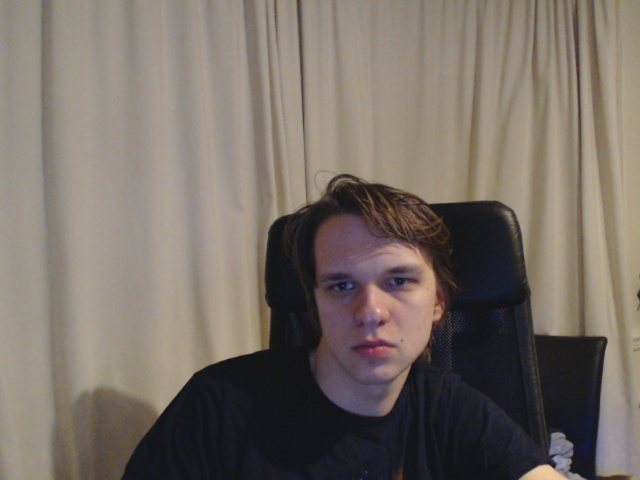
#> input picture filename.jpg, 640 x 480 px
$ python threshold_test.py
#> lines starting #> are read from the running program, lines starting #| are printed output that depends on the picture; after the words box and inside, x2 and y2 are one past the last pixel; in counts of white or black regions, pixels touching at a corner belong together

import cv2
import numpy as np
from matplotlib import pyplot as plt

img = cv2.imread('filename.jpg',0)
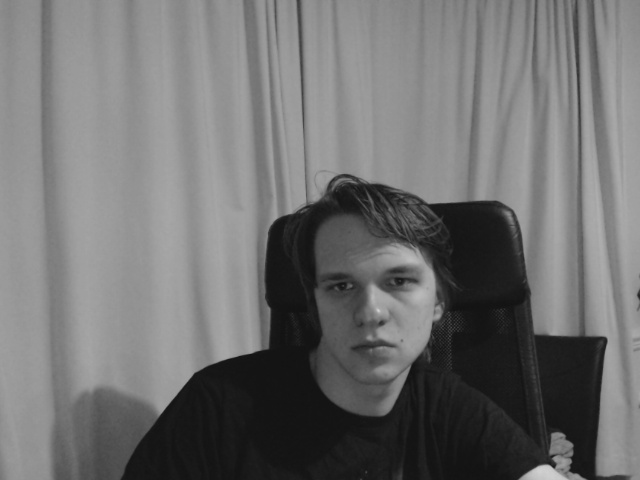
#> img: shape (480, 640); min 16, max 211, mean 111.9
img = cv2.medianBlur(img,5)

ret,th1 = cv2.threshold(img,127,255,cv2.THRESH_BINARY)
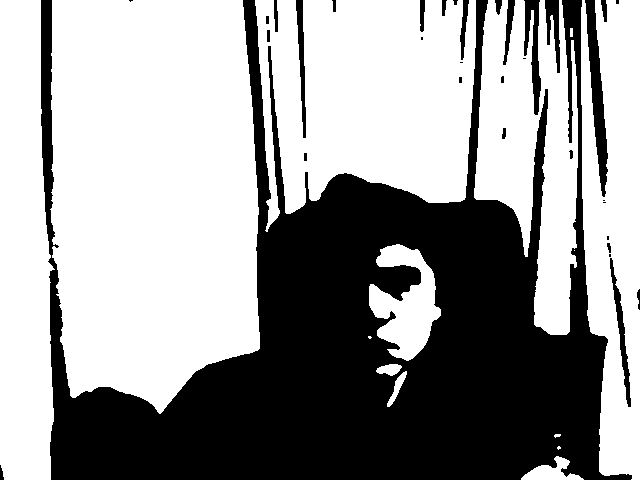
#> th1: shape (480, 640); 60.4% white; 34 black regions (11 under 20 px), largest, box (x1, y1, x2, y2) and area: (41, 0, 632, 480) 115364, (585, 0, 608, 197) 1859, (524, 0, 541, 115) 979
th2 = cv2.adaptiveThreshold(img,255,cv2.ADAPTIVE_THRESH_MEAN_C,\
            cv2.THRESH_BINARY,11,2)
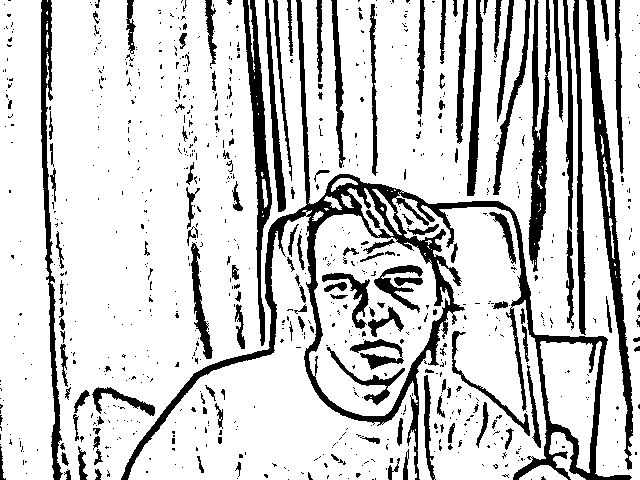
#> th2: shape (480, 640); 81% white; 848 black regions (700 under 20 px), largest, box (x1, y1, x2, y2) and area: (121, 0, 632, 480) 15501, (586, 0, 633, 470) 4095, (243, 0, 272, 346) 3053
th3 = cv2.adaptiveThreshold(img,255,cv2.ADAPTIVE_THRESH_GAUSSIAN_C,\
            cv2.THRESH_BINARY,11,2)
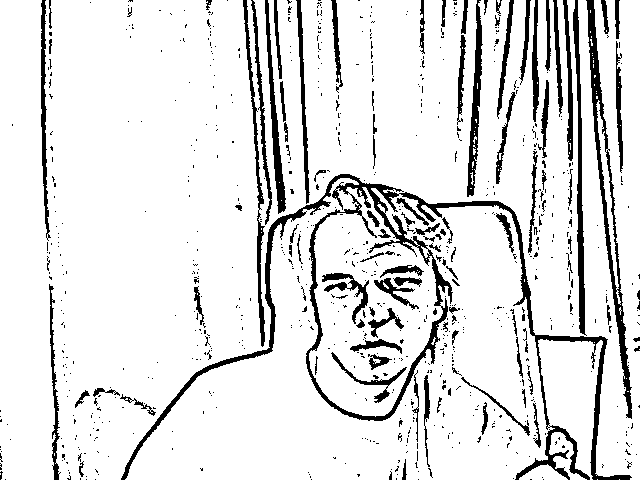
#> th3: shape (480, 640); 88.5% white; 796 black regions (688 under 20 px), largest, box (x1, y1, x2, y2) and area: (121, 174, 632, 480) 9444, (586, 0, 632, 419) 2822, (573, 0, 587, 336) 1585

plt.subplot(2,2,1),plt.imshow(img,'gray')
plt.title('input image')
plt.subplot(2,2,2),plt.imshow(th1,'gray')
plt.title('Global Thresholding')
plt.subplot(2,2,3),plt.imshow(th2,'gray')
plt.title('Adaptive Mean Thresholding')
plt.subplot(2,2,4),plt.imshow(th3,'gray')
plt.title('Adaptive Gaussian Thresholding')

plt.show()

$ run again, with download.jpg copied over filename.jpg
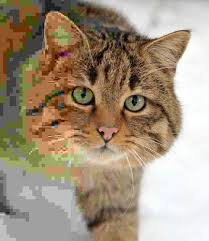
#> input picture download.jpg, 209 x 241 px
#> `ret,th1 = cv2.threshold(img,127,255,cv2.THRESH_BINARY)`:
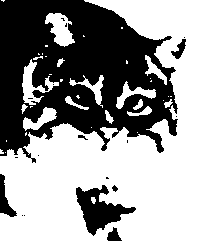
#> th1: shape (241, 209); 60% white; 19 black regions (12 under 20 px), largest, box (x1, y1, x2, y2) and area: (0, 0, 178, 163) 18166, (76, 185, 136, 236) 1331, (0, 174, 17, 217) 303
#> th2: shape (241, 209); 67.3% white; 116 black regions (73 under 20 px), largest, box (x1, y1, x2, y2) and area: (75, 0, 192, 165) 3944, (0, 0, 98, 150) 2377, (75, 164, 144, 241) 1476
#> `th3 = cv2.adaptiveThreshold(img,255,cv2.ADAPTIVE_THRESH_GAUSSIAN_C,\ c..`:
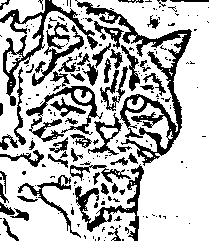
#> th3: shape (241, 209); 72.6% white; 211 black regions (156 under 20 px), largest, box (x1, y1, x2, y2) and area: (75, 0, 192, 166) 3068, (0, 0, 98, 106) 1503, (75, 164, 144, 241) 1149

$ run again, with downloadM.jpg copied over filename.jpg
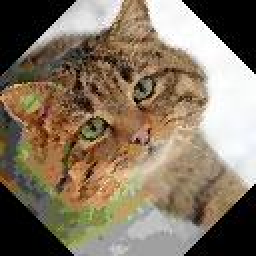
#> input picture downloadM.jpg, 128 x 128 px (shown 2 times larger)
#> `ret,th1 = cv2.threshold(img,127,255,cv2.THRESH_BINARY)`:
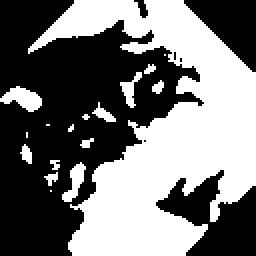
#> th1: shape (128, 128) (shown 2 times larger); 45.9% white; 17 white regions (8 under 20 px), largest, box (x1, y1, x2, y2) and area: (14, 0, 128, 128) 6961, (0, 43, 21, 56) 155, (31, 81, 43, 101) 110
#> th2: shape (128, 128); 61.8% white; 35 black regions (19 under 20 px), largest, box (x1, y1, x2, y2) and area: (0, 0, 120, 113) 2454, (28, 58, 80, 101) 723, (0, 51, 40, 115) 476
#> `th3 = cv2.adaptiveThreshold(img,255,cv2.ADAPTIVE_THRESH_GAUSSIAN_C,\ c..`:
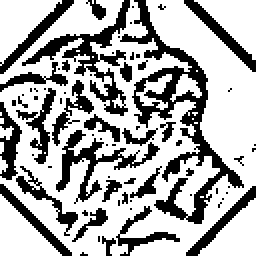
#> th3: shape (128, 128) (shown 2 times larger); 68% white; 70 black regions (48 under 20 px), largest, box (x1, y1, x2, y2) and area: (60, 0, 122, 112) 1402, (11, 0, 65, 58) 661, (28, 65, 80, 102) 460

$ run again, with seed_test.JPG copied over filename.jpg
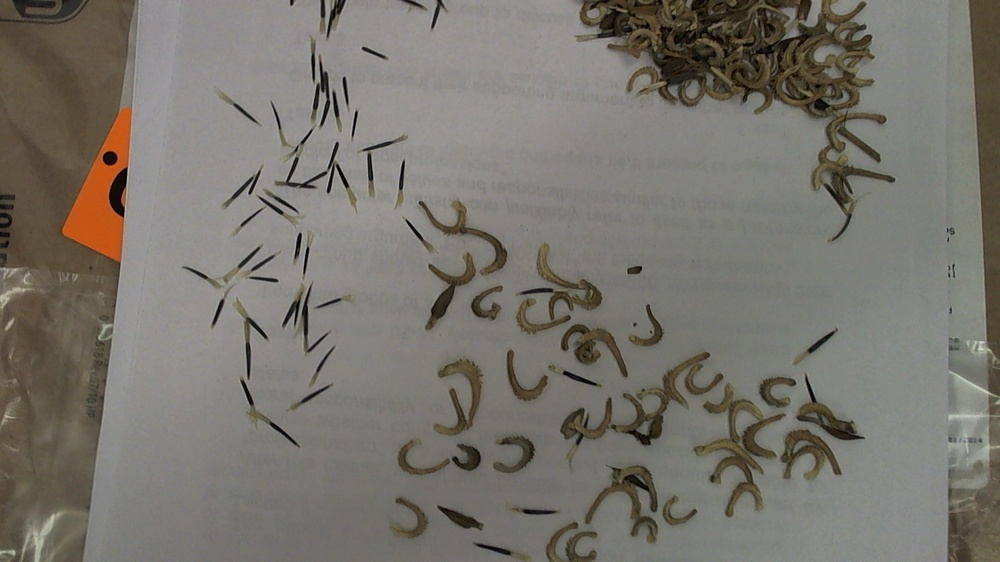
#> input picture seed_test.JPG, 1000 x 562 px, shrunk from 1920 x 1080 before the run
#> `ret,th1 = cv2.threshold(img,127,255,cv2.THRESH_BINARY)`:
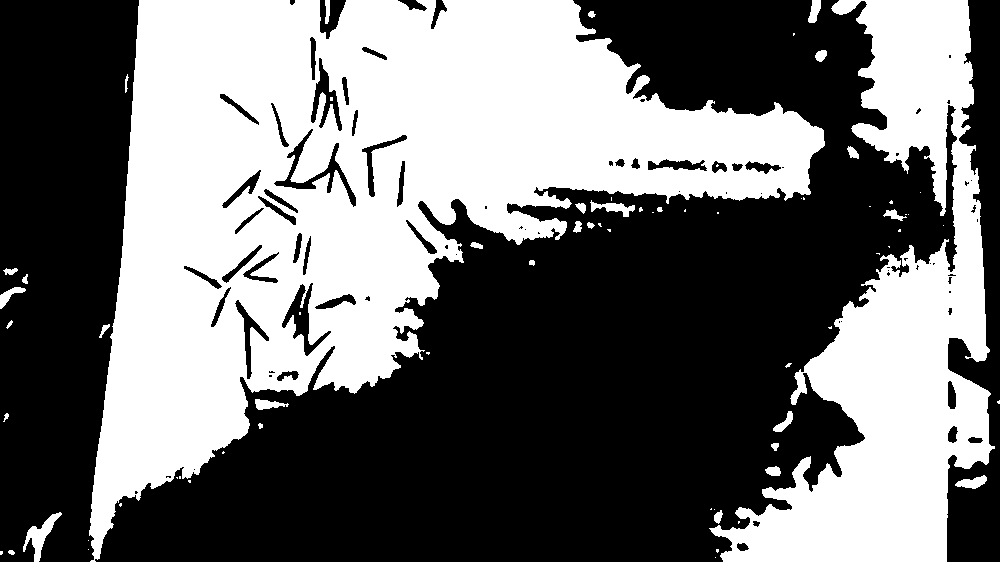
#> th1: shape (562, 1000); 43.9% white; 70 white regions (39 under 20 px), largest, box (x1, y1, x2, y2) and area: (89, 0, 825, 562) 177634, (709, 0, 995, 562) 65580, (23, 512, 62, 562) 622
#> th2: shape (562, 1000); 85.7% white; 1734 black regions (1427 under 20 px), largest, box (x1, y1, x2, y2) and area: (730, 0, 874, 119) 5093, (607, 0, 749, 107) 3864, (693, 399, 786, 518) 2680
#> `th3 = cv2.adaptiveThreshold(img,255,cv2.ADAPTIVE_THRESH_GAUSSIAN_C,\ c..`:
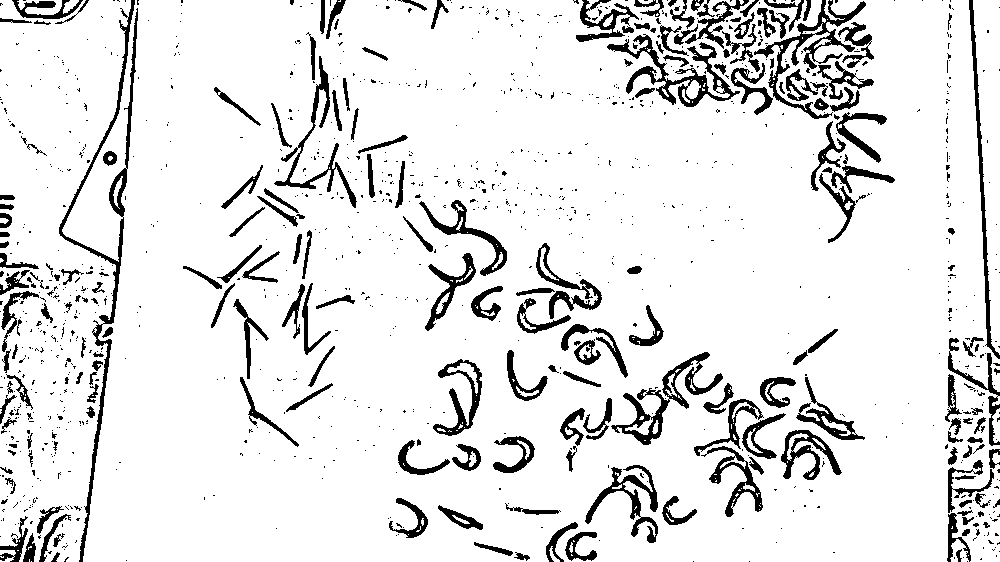
#> th3: shape (562, 1000); 89.6% white; 1178 black regions (969 under 20 px), largest, box (x1, y1, x2, y2) and area: (59, 0, 138, 562) 3518, (607, 34, 740, 107) 2186, (754, 0, 866, 119) 2120
